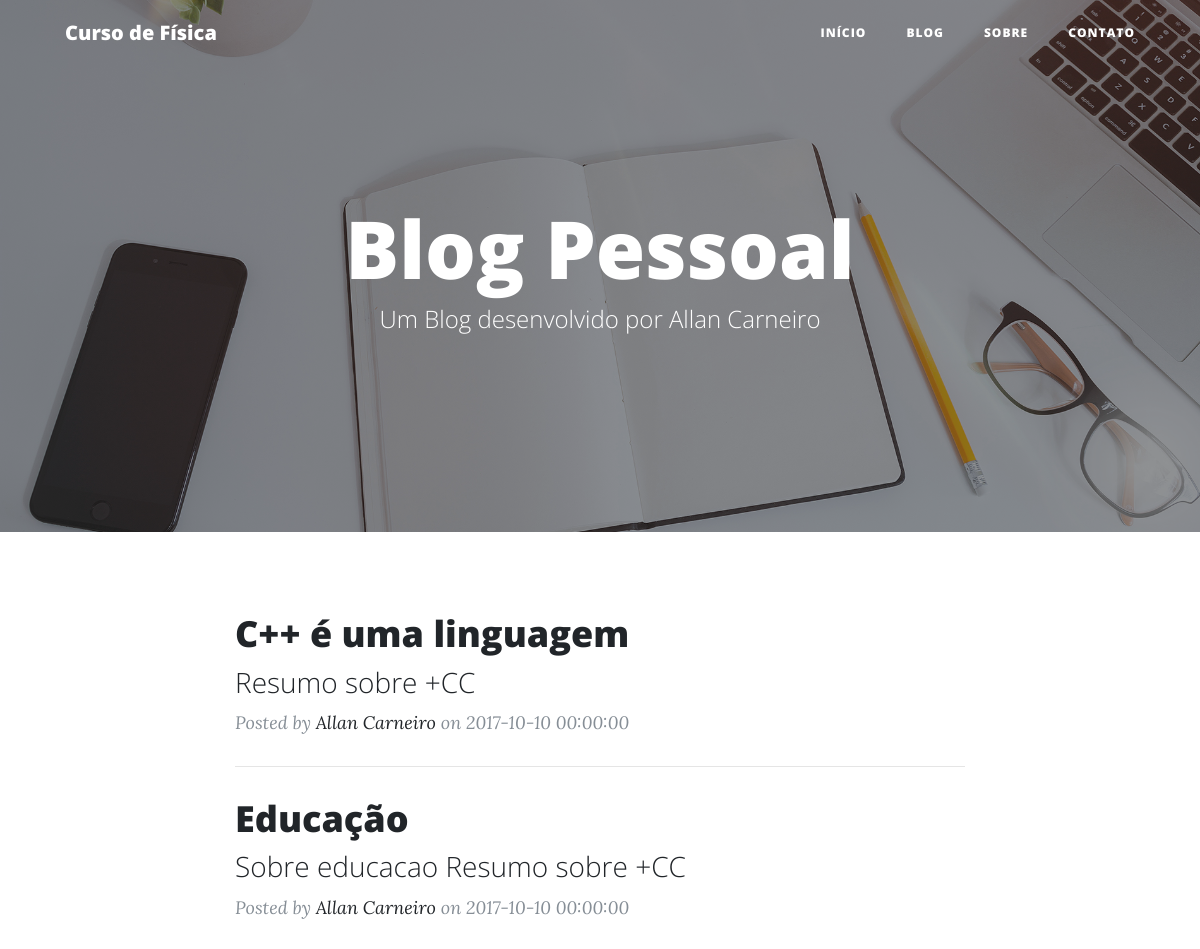
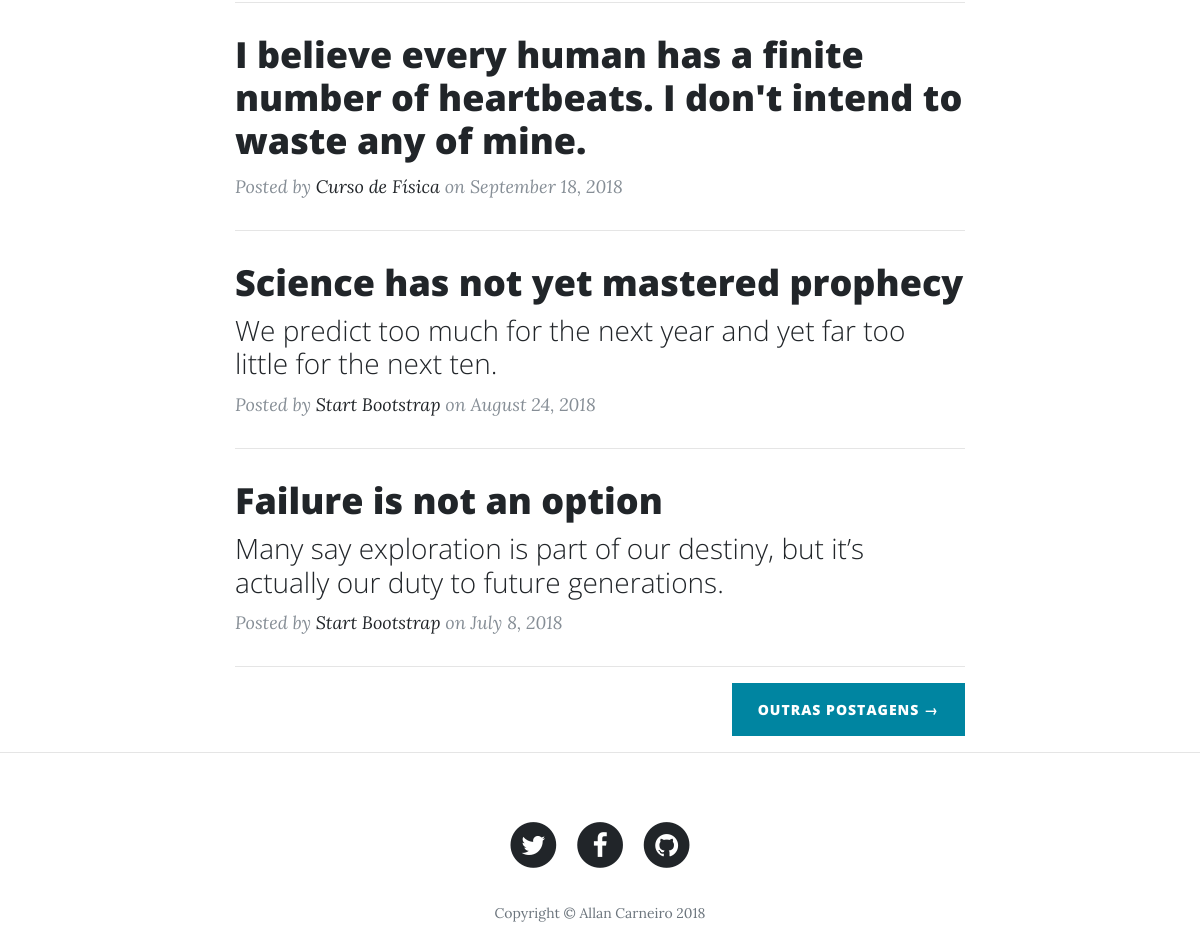
The page / on the database its author committed (2 pictures, top to bottom).
### website/models.py (models this page shows, shortened)
class Paper(db.Model):
    id = db.Column(db.Integer, primary_key=True)
    title = db.Column(db.String(200), unique=False, nullable=False)
    text = db.Column(db.Text, unique=True, nullable=False)
    abstract = db.Column(db.Text, unique=True, nullable=False)
    cover = db.Column(db.String(120), unique=False, nullable=False)
    published_date = db.Column(db.DateTime, unique=False, nullable=False, default=datetime.utcnow)
    last_modified = db.Column(db.DateTime, unique=False, nullable=False)
    published = db.Column(db.String(6), unique=False, nullable=False)
    slug = db.Column(db.String(300), unique=False, nullable=False)
    author_id = db.Column(db.Integer, db.ForeignKey('author.id'), nullable=False)
    author = db.relationship('Author', backref=db.backref('papers', lazy=True))
    category_id = db.Column(db.Integer, db.ForeignKey('category.id'), nullable=False)
    category = db.relationship('Category', backref=db.backref('papers', lazy=True))

class Author(db.Model):
    id = db.Column(db.Integer, primary_key=True)
    name = db.Column(db.String(200), unique=False, nullable=False)
    email = db.Column(db.String(100), unique=True, nullable=False)
    website = db.Column(db.String(120), unique=False, nullable=False)
    photo = db.Column(db.String(120), unique=False, nullable=False)
    bio = db.Column(db.String(300), unique=True, nullable=False)

### website/views.py (the view)
@app.route("/")
def paginapadrao():
    barra_menu = ["Início", "Blog", "Sobre", "Contato"]
    artigo = Paper.query.all()
    autor = Author.query.all()
    categoria = Category.query.all()
    tamanho = len(Paper.query.all())
    if tamanho>6:
        tamanho = 5
    return render_template("index.html",menu=barra_menu, artigo=artigo, tamanho=tamanho)

### website/templates/index.html (shortened to what this page needs)
<!DOCTYPE html>
<html lang="en">
  <head>
    <link href="{{url_for('static', filename='vendor/bootstrap/css/bootstrap.min.css')}}" rel="stylesheet">
    <link href="{{url_for('static', filename='vendor/font-awesome/css/font-awesome.min.css')}}" rel="stylesheet" type="text/css">
    <link href="{{url_for('static', filename='css/clean-blog.min.css')}}" rel="stylesheet">
  </head>
  <body>
    <nav class="navbar navbar-expand-lg navbar-light fixed-top" id="mainNav">
      <div class="container">
        <a class="navbar-brand" href="{{url_for('paginapadrao')}}">Curso de Física</a>
        <div class="collapse navbar-collapse" id="navbarResponsive">
          <ul class="navbar-nav ml-auto">
            <li class="nav-item">
              <a class="nav-link" href="{{url_for('paginapadrao')}}">{{menu[0]}}</a>
            </li>
            <li class="nav-item">
              <a class="nav-link" href="{{url_for('paginapadrao_blog')}}">{{menu[1]}}</a>
            </li>
            <li class="nav-item">
              <a class="nav-link" href="{{url_for('paginapadrao_about')}}">{{menu[2]}}</a>
            </li>
            <li class="nav-item">
              <a class="nav-link" href="{{url_for('paginapadrao_contato')}}">{{menu[3]}}</a>
            </li>
          </ul>
        </div>
      </div>
    </nav>
    <header class="masthead" style="background-image: url('{{url_for('static', filename= 'img/home-bg.jpg')}}">
      <div class="overlay"></div>
      <div class="container">
        <div class="row">
          <div class="col-lg-8 col-md-10 mx-auto">
            <div class="site-heading">
              <h1>Blog Pessoal</h1>
              <span class="subheading">Um Blog desenvolvido por Allan Carneiro</span>
            </div>
          </div>
        </div>
      </div>
    </header>
    <div class="container">
      <div class="row">
        <div class="col-lg-8 col-md-10 mx-auto">
          {% for i in range(tamanho)%}
            <div class="post-preview">
              <a href="{{url_for('pagina_blog',slug=artigo[i].slug)}}">
                <h2 class="post-title">
                  {{artigo[i].title}}
                </h2>
                <h3 class="post-subtitle">
                    {{artigo[i].abstract}}
                </h3></a>
              <p class="post-meta">Posted by
               <a href="http://{{artigo[i].author.website}}">{{artigo[i].author.name}}</a>
                on {{artigo[i].published_date}}</p>
            </div>
            <hr>
          {% endfor%}
          <div class="post-preview">
            <a href="post.html">
              <h2 class="post-title">
                I believe every human has a finite number of heartbeats. I don't intend to waste any of mine.
              </h2>
            </a>
            <p class="post-meta">Posted by
              <a href="#">Curso de Física</a>
              on September 18, 2018</p>
          </div>
          <hr>
          <div class="post-preview">
            <a href="post.html">
              <h2 class="post-title">
                Science has not yet mastered prophecy
              </h2>
              <h3 class="post-subtitle">
                We predict too much for the next year and yet far too little for the next ten.
              </h3>
            </a>
            <p class="post-meta">Posted by
              <a href="#">Start Bootstrap</a>
              on August 24, 2018</p>
          </div>
          <hr>
          <div class="post-preview">
            <a href="post.html">
              <h2 class="post-title">
                Failure is not an option
              </h2>
              <h3 class="post-subtitle">
                Many say exploration is part of our destiny, but it’s actually our duty to future generations.
              </h3>
            </a>
            <p class="post-meta">Posted by
              <a href="#">Start Bootstrap</a>
              on July 8, 2018</p>
          </div>
          <hr>
          <div class="clearfix">
            <a class="btn btn-primary float-right" href="{{url_for('paginapadrao_blog')}}">Outras Postagens &rarr;</a>
          </div>
        </div>
      </div>
    </div>
    <hr>
    <footer>
      <div class="container">
        <div class="row">
          <div class="col-lg-8 col-md-10 mx-auto">
            <ul class="list-inline text-center">
              <li class="list-inline-item">
                <a href="https://www.twitter.com/allanvitor01">
                  <span class="fa-stack fa-lg">
                    <i class="fa fa-circle fa-stack-2x"></i>
                    <i class="fa fa-twitter fa-stack-1x fa-inverse"></i>
                  </span>
                </a>
              </li>
              <li class="list-inline-item">
                <a href="https://www.facebook.com/allanvitor01">
                  <span class="fa-stack fa-lg">
                    <i class="fa fa-circle fa-stack-2x"></i>
                    <i class="fa fa-facebook fa-stack-1x fa-inverse"></i>
                  </span>
                </a>
              </li>
              <li class="list-inline-item">
                <a href="https://github.com/allanvitor01/">
                  <span class="fa-stack fa-lg">
                    <i class="fa fa-circle fa-stack-2x"></i>
                    <i class="fa fa-github fa-stack-1x fa-inverse"></i>
                  </span>
                </a>
              </li>
            </ul>
            <p class="copyright text-muted">Copyright &copy; Allan Carneiro 2018</p>
          </div>
        </div>
      </div>
    </footer>
  </body>
</html>

### rows shown on the page
Paper: title "C++ é uma linguagem", abstract "Resumo sobre +CC", published_date "2017-10-10 00:00:00"
Author: name "Allan Carneiro" "Allan Carneiro"
Paper: title "Educação", abstract "Sobre educacao Resumo sobre +CC", published_date "2017-10-10 00:00:00"

### other values the page prints
{{ menu[0] }} "INÍCIO"
{{ menu[1] }} "BLOG"
{{ menu[2] }} "SOBRE"
{{ menu[3] }} "CONTATO"
